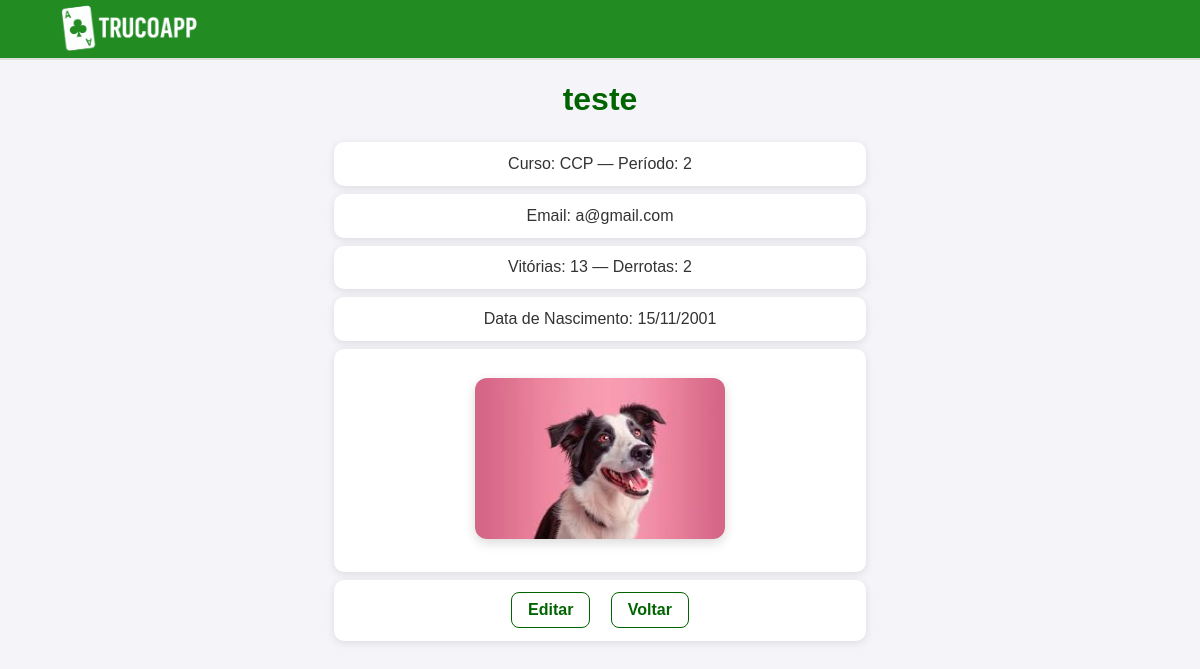
Page /jogadores/1/ on the earlier database version.
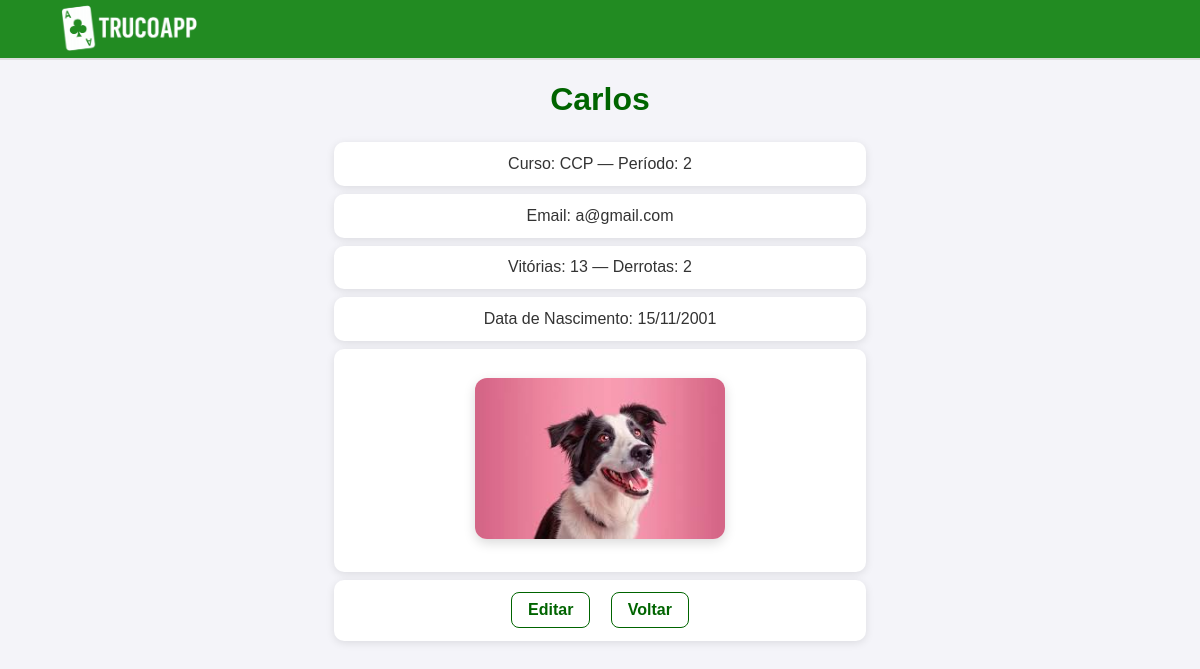
Same page on the later database version.
### core/models.py (models this page shows, shortened)
class Jogador(models.Model):
    id = models.AutoField(primary_key=True)
    nome = models.CharField(max_length=100, help_text='Entre o nome')
    curso = models.CharField(max_length=100, help_text='Entre o curso')
    periodo = models.IntegerField(help_text='Informe o período do curso')
    email = models.EmailField(help_text='Informe o email', max_length=254)
    vitorias = models.IntegerField(help_text='Número de vitórias')
    derrotas = models.IntegerField(help_text='Número de derrotas')
    imagem = models.ImageField(upload_to='jogadores/', null=True, blank=True)
    dtNasc = models.DateField(help_text='Nascimento no formato DD/MM/AAAA', verbose_name='Data de nascimento')

### core/views.py (the view)
# urls.py: path("jogadores/<int:pk>/", views.JogadorDetailView.as_view(), name="jogador_detail"),
class JogadorDetailView(DetailView):
    model = Jogador
    template_name = "core/jogador_detail.html"
    context_object_name = "jogador"

### templates/core/jogador_detail.html
 {% load static %}
<!doctype html>
<html>
<link rel="stylesheet" href="{% static 'css/jogador_detail.css' %}" type="text/css">
<head><meta charset="utf-8"><title>{{ jogador.nome }}</title></head>
<header>
<a href="{% url 'home' %}" class="logo-home">
<img src="{% static 'img/logo.png' %}" alt="TrucoApp Logo">
</a>
</header>
<body>
  <h1>{{ jogador.nome }}</h1>
  <div class="jogador-info">
    <p>Curso: {{ jogador.curso }} — Período: {{ jogador.periodo }}</p>
    <p>Email: {{ jogador.email }}</p>
    <p>Vitórias: {{ jogador.vitorias }} — Derrotas: {{ jogador.derrotas }}</p>
    <p>Data de Nascimento: {{ jogador.dtNasc|date:"d/m/Y" }}</p>
    <p><img src="{{ jogador.imagem.url }}" alt="{{ jogador.nome }}" class="player-img"></p>
    <p>
     <a href="{% url 'jogador_update' jogador.pk %}" class="btn-action">Editar</a>
     <a href="{% url 'jogador_list' %}" class="btn-action">Voltar</a>
    </p>
  </div>
</body>
</html>

Differences in the rows shown:
changed Jogador "CCP": nome "teste" → "Carlos"
